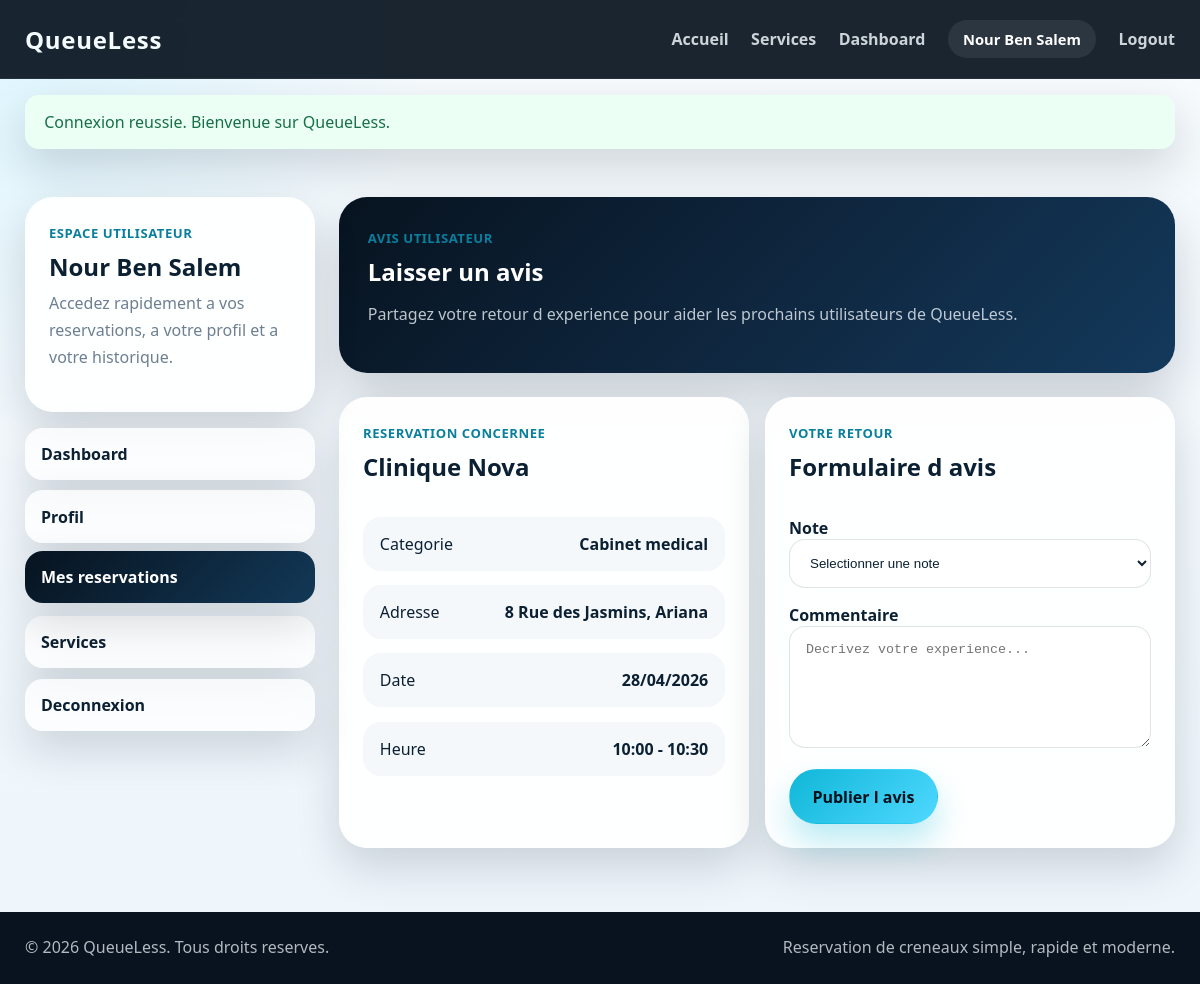
Page /pages/add_review.php?reservation_id=2 (signed in) on the committed database.
### tables this page shows
CREATE TABLE reservations (
    id INT UNSIGNED AUTO_INCREMENT PRIMARY KEY,
    user_id INT UNSIGNED NOT NULL,
    service_id INT UNSIGNED NOT NULL,
    slot_id INT UNSIGNED NOT NULL,
    statut ENUM('reservee', 'annulee', 'terminee') NOT NULL DEFAULT 'reservee',
    commentaire TEXT DEFAULT NULL,
    date_reservation TIMESTAMP NOT NULL DEFAULT CURRENT_TIMESTAMP,
    INDEX idx_reservations_user (user_id),
    INDEX idx_reservations_service (service_id),
    INDEX idx_reservations_slot (slot_id),
    INDEX idx_reservations_statut (statut),
    CONSTRAINT fk_reservations_user
        FOREIGN KEY (user_id) REFERENCES users(id)
        ON DELETE CASCADE
        ON UPDATE CASCADE,
    CONSTRAINT fk_reservations_service
        FOREIGN KEY (service_id) REFERENCES services(id)
        ON DELETE RESTRICT
        ON UPDATE CASCADE,
    CONSTRAINT fk_reservations_slot
        FOREIGN KEY (slot_id) REFERENCES slots(id)
        ON DELETE RESTRICT
        ON UPDATE CASCADE
);

CREATE TABLE services (
    id INT UNSIGNED AUTO_INCREMENT PRIMARY KEY,
    nom VARCHAR(150) NOT NULL,
    description TEXT NOT NULL,
    categorie VARCHAR(100) NOT NULL,
    adresse VARCHAR(255) NOT NULL,
    image VARCHAR(255) DEFAULT NULL,
    duree_moyenne INT UNSIGNED NOT NULL DEFAULT 30,
    actif TINYINT(1) NOT NULL DEFAULT 1,
    created_at TIMESTAMP NOT NULL DEFAULT CURRENT_TIMESTAMP,
    INDEX idx_services_categorie (categorie),
    INDEX idx_services_actif (actif)
);

CREATE TABLE slots (
    id INT UNSIGNED AUTO_INCREMENT PRIMARY KEY,
    service_id INT UNSIGNED NOT NULL,
    date_slot DATE NOT NULL,
    heure_debut TIME NOT NULL,
    heure_fin TIME NOT NULL,
    disponible TINYINT(1) NOT NULL DEFAULT 1,
    UNIQUE KEY uq_service_slot (service_id, date_slot, heure_debut, heure_fin),
    INDEX idx_slots_service_date (service_id, date_slot),
    INDEX idx_slots_disponible (disponible),
    CONSTRAINT fk_slots_service
        FOREIGN KEY (service_id) REFERENCES services(id)
        ON DELETE CASCADE
        ON UPDATE CASCADE
);

### includes/functions.php (called while the page is built, shortened)
<?php
function e(?string $value): string
{
    return htmlspecialchars((string) $value, ENT_QUOTES, 'UTF-8');
}
function url(string $path = ''): string
{
    $path = ltrim($path, '/');
    return (APP_URL !== '' ? APP_URL : '') . '/' . $path;
}
function format_datetime(?string $value, string $format = 'd/m/Y H:i'): string
{
    try {
        return (new DateTime($value))->format($format);
    } catch (Throwable $exception) {
        return (string) $value;
    }
}

### pages/add_review.php (the view, shortened to what this page needs)
<?php
$reservationId = (int) ($_GET['reservation_id'] ?? 0);
$user = current_user();
$userId = (int) ($user['id'] ?? 0);
$reviewTarget = null;
try {
    $pdo = getPDO();
    $statement = $pdo->prepare(
        'SELECT
            r.id AS reservation_id,
            r.service_id,
            r.statut,
            s.nom AS service_nom,
            s.categorie,
            s.adresse,
            sl.date_slot,
            sl.heure_debut,
            sl.heure_fin,
            a.id AS review_id,
            a.note,
            a.commentaire,
            CASE
                WHEN r.statut IN ("reservee", "terminee") AND TIMESTAMP(sl.date_slot, sl.heure_fin) <= NOW() THEN 1
                ELSE 0
            END AS can_review
        FROM reservations r
        INNER JOIN services s ON s.id = r.service_id
        INNER JOIN slots sl ON sl.id = r.slot_id
        LEFT JOIN avis a ON a.user_id = r.user_id AND a.service_id = r.service_id
        WHERE r.id = :reservation_id
            AND r.user_id = :user_id
        LIMIT 1'
    );
    $statement->execute([
        'reservation_id' => $reservationId,
        'user_id' => $userId,
    ]);
    $reviewTarget = $statement->fetch();
} catch (Throwable $exception) {
    $databaseWarning = 'Impossible de charger les informations de cette reservation pour le moment.';
}
require_once __DIR__ . '/../includes/header.php';
?>
<section class="dashboard-section">
    <div class="container dashboard-layout">
        <?php include __DIR__ . '/../includes/sidebar_user.php'; ?>
        <div class="dashboard-main">
            <div class="dashboard-hero">
                <span class="dashboard-kicker">Avis utilisateur</span>
                <h1><?= (int) ($reviewTarget['review_id'] ?? 0) > 0 ? 'Modifier votre avis' : 'Laisser un avis'; ?></h1>
                <p>Partagez votre retour d experience pour aider les prochains utilisateurs de QueueLess.</p>
            </div>
            <div class="profile-grid">
                <section class="content-panel">
                    <div class="panel-heading">
                        <div>
                            <span class="small-label">Reservation concernee</span>
                            <h2><?= e((string) $reviewTarget['service_nom']); ?></h2>
                        </div>
                    </div>
                    <div class="summary-stack">
                        <div class="summary-line">
                            <span>Categorie</span>
                            <strong><?= e((string) $reviewTarget['categorie']); ?></strong>
                        </div>
                        <div class="summary-line">
                            <span>Adresse</span>
                            <strong><?= e((string) $reviewTarget['adresse']); ?></strong>
                        </div>
                        <div class="summary-line">
                            <span>Date</span>
                            <strong><?= e(format_datetime((string) $reviewTarget['date_slot'], 'd/m/Y')); ?></strong>
                        </div>
                        <div class="summary-line">
                            <span>Heure</span>
                            <strong><?= e(substr((string) $reviewTarget['heure_debut'], 0, 5)); ?> - <?= e(substr((string) $reviewTarget['heure_fin'], 0, 5)); ?></strong>
                        </div>
                    </div>
                </section>
                <section class="content-panel">
                    <div class="panel-heading">
                        <div>
                            <span class="small-label">Votre retour</span>
                            <h2>Formulaire d avis</h2>
                        </div>
                    </div>
                    <form class="admin-form" method="POST" action="<?= url('actions/add_review_action.php'); ?>" data-validate>
                        <div class="form-group">
                            <label for="note">Note</label>
                            <select id="note" name="note" required>
                                <option value="">Selectionner une note</option>
                            </select>
                        </div>
                        <div class="form-group">
                            <label for="commentaire">Commentaire</label>
                            <textarea id="commentaire" name="commentaire" rows="6" placeholder="Decrivez votre experience..." required><?= e(old('commentaire', (string) ($reviewTarget['commentaire'] ?? ''))); ?></textarea>
                        </div>
                        <div class="form-actions">
                            <button class="btn btn-primary" type="submit">
                                <?= (int) ($reviewTarget['review_id'] ?? 0) > 0 ? 'Mettre a jour l avis' : 'Publier l avis'; ?>
                            </button>
                            <a class="btn btn-secondary" href="<?= url('pages/my_reservations.php'); ?>">Retour</a>
                        </div>
                    </form>
                </section>
            </div>
        </div>
    </div>
</section>
<?php require_once __DIR__ . '/../includes/footer.php'; ?>

### assets/css/style.css (style rules this page uses)
:root { --bg-dark: #07131f; --bg-dark-soft: #0d1c2c; --bg-light: #f4f9fc; --surface: rgba(255, 255, 255, 0.08); --surface-solid: #ffffff; --text-main: #0c2033; --text-light: #f4fbff; --text-muted: #6d7f91; --primary: #10b7d8; --primary-dark: #0a7f9d; --accent: #4fd8ff; --border: rgba(255, 255, 255, 0.12); --shadow: 0 18px 45px rgba(6, 18, 32, 0.16); --radius-lg: 28px; --radius-md: 20px; --radius-sm: 14px; --transition: 0.25s ease; }
* { box-sizing: border-box; }
html { scroll-behavior: smooth; }
body { margin: 0; font-family: "Segoe UI", Tahoma, Geneva, Verdana, sans-serif; color: var(--text-main); background: radial-gradient(circle at top left, rgba(79, 216, 255, 0.16), transparent 28%), linear-gradient(180deg, #f7fbfe 0%, #edf5fb 100%); }
a { color: inherit; text-decoration: none; }
button { font: inherit; }
h1, h2, h3 { margin-top: 0; margin-bottom: 1rem; line-height: 1.1; }
p { margin-top: 0; margin-bottom: 1rem; color: var(--text-muted); line-height: 1.7; }
.container { width: min(1150px, calc(100% - 2rem)); margin: 0 auto; }
.btn { display: inline-flex; align-items: center; justify-content: center; padding: 0.95rem 1.4rem; border: 1px solid transparent; border-radius: 999px; font-weight: 700; transition: transform var(--transition), box-shadow var(--transition), background var(--transition); }
.btn-primary { background: linear-gradient(135deg, var(--primary) 0%, var(--accent) 100%); color: #04111d; box-shadow: 0 18px 32px rgba(16, 183, 216, 0.28); }
.btn-secondary { background: rgba(255, 255, 255, 0.08); border-color: rgba(255, 255, 255, 0.16); color: #ffffff; }
.content-panel { padding: 1.5rem; border-radius: var(--radius-lg); background: rgba(255, 255, 255, 0.96); box-shadow: var(--shadow); }
.panel-heading { display: flex; justify-content: space-between; align-items: flex-start; gap: 1rem; margin-bottom: 1.25rem; }
.small-label { display: inline-block; margin-bottom: 0.75rem; font-size: 0.82rem; font-weight: 700; letter-spacing: 0.04em; text-transform: uppercase; color: var(--primary-dark); }

### assets/css/dashboard.css (style rules this page uses)
.dashboard-section { padding: 3rem 0 4rem; }
.dashboard-layout { display: grid; grid-template-columns: 290px minmax(0, 1fr); gap: 1.5rem; align-items: start; }
.sidebar-panel, .content-panel, .stat-panel, .detail-card { background: rgba(255, 255, 255, 0.96); border-radius: var(--radius-lg); box-shadow: var(--shadow); }
.sidebar-label, .small-label, .dashboard-kicker { display: inline-block; margin-bottom: 0.75rem; font-size: 0.82rem; font-weight: 700; letter-spacing: 0.04em; text-transform: uppercase; color: var(--primary-dark); }
.dashboard-main { display: grid; gap: 1.5rem; }
.dashboard-hero { padding: 1.8rem; border-radius: var(--radius-lg); background: linear-gradient(135deg, #07131f 0%, #0f2740 54%, #13395b 100%); color: #ffffff; box-shadow: 0 24px 50px rgba(7, 19, 31, 0.18); }
.dashboard-hero p { max-width: 720px; color: rgba(244, 251, 255, 0.76); }
.dashboard-columns, .profile-grid { display: grid; grid-template-columns: repeat(2, minmax(0, 1fr)); gap: 1rem; }
.content-panel { padding: 1.5rem; }
.admin-form { display: grid; gap: 1rem; }
.admin-form label, .inline-filter label { font-weight: 700; color: var(--text-main); }
.admin-form input, .admin-form textarea, .admin-form select, .inline-filter select { width: 100%; padding: 0.95rem 1rem; border: 1px solid rgba(12, 32, 51, 0.12); border-radius: 16px; background: #ffffff; color: var(--text-main); transition: border-color var(--transition), box-shadow var(--transition); }
.admin-form textarea { min-height: 120px; resize: vertical; }
.panel-heading { display: flex; justify-content: space-between; align-items: flex-start; gap: 1rem; margin-bottom: 1.25rem; }
.reservation-list, .activity-list, .summary-stack { display: grid; gap: 0.9rem; }
.reservation-item, .activity-item, .summary-line { display: flex; justify-content: space-between; align-items: center; gap: 1rem; padding: 1rem 1.05rem; border-radius: 18px; background: #f4f8fb; }
.detail-card strong, .summary-line strong { color: var(--text-main); }

### rows in the picture
reservations: service.nom "Clinique Nova", service.categorie "Cabinet medical", service.adresse "8 Rue des Jasmins, Ariana", slot.date_slot "28/04/2026", slot.heure_debut "10:00", slot.heure_fin "10:30"

### other values in the picture
$flashMessage['message'] "Connexion reussie. Bienvenue sur QueueLess."
$displayName !== '' ? $displayName : 'Utilisateur QueueLess' "Nour Ben Salem"
